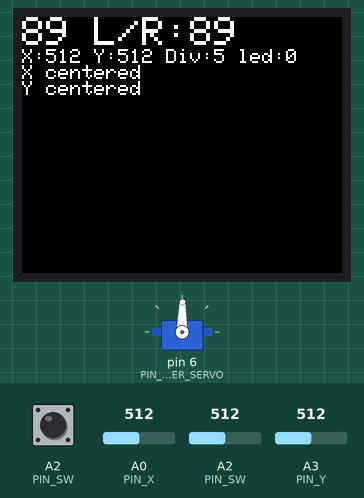
Recording of a sketch running on a simulated Arduino Uno, built with avr-gcc and run on an emulated ATmega328P. Parts: 160×128 colour display, servo. The inputs (shaded band) are chosen by the test bench; at power-on: A3 (PIN_Y) = 512, A0 (PIN_X) = 512, A2 (PIN_SW) LOW, A2 (PIN_SW) = 512. What the sketch prints to the serial monitor is not drawn.

Above: at 1.3 s.
1.4 s: A3 (PIN_Y) set to 716
At 2.1 s:
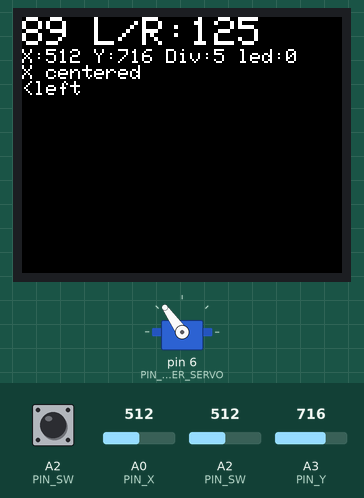
3.1 s: A3 (PIN_Y) set to 0
At 4.5 s:
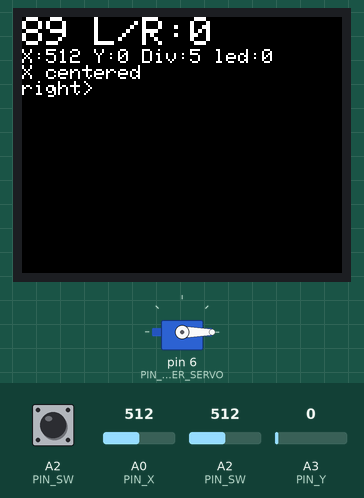
4.8 s: A0 (PIN_X) set to 482
At 5.7 s:
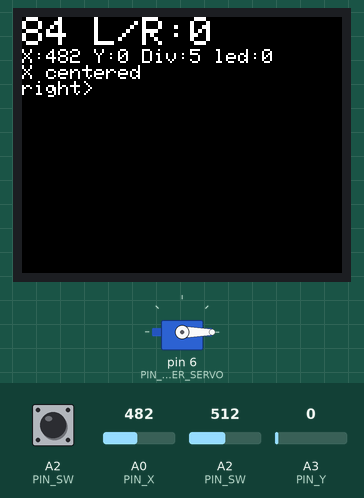
6.5 s: A0 (PIN_X) set to 466
At 7.9 s:
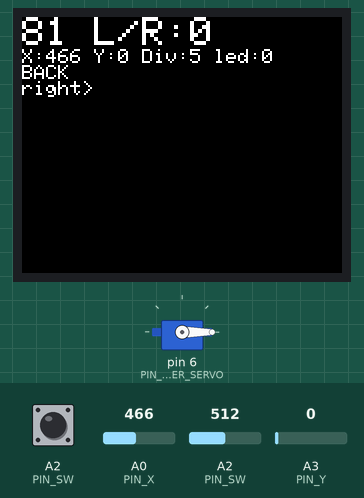
8.3 s: A3 (PIN_Y) set to 122
At 9.7 s:
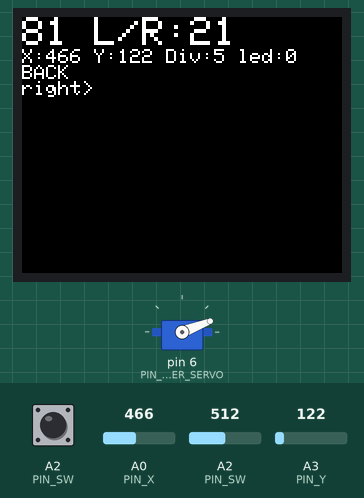
10.0 s: A3 (PIN_Y) set to 1023
At 10.6 s:
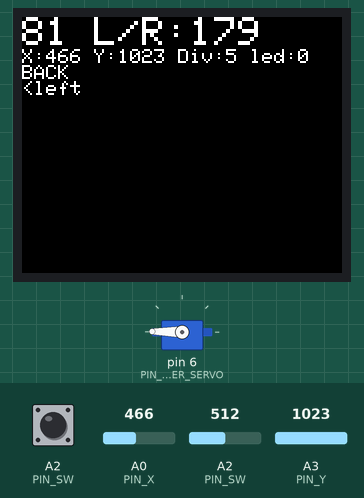
Timing chart, 0 to 12.7 s (numbered marks = the images above; inputs shaded):
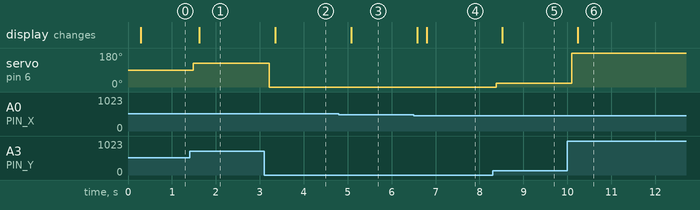

Measured:
- the behaviour switches between 475 and 474 on A0 (PIN_X) (found by bisection; images 3 and 4)
- after the input at 1.4 s, servo on pin 6 (PIN_STEER_SERVO): 89° → 125° after 0.08 s; the display: changes after 0.22 s (image 1)
- after the input at 3.1 s, servo on pin 6 (PIN_STEER_SERVO): 125° → 0° after 0.12 s; the display: changes after 0.25 s (image 2)
- after the input at 4.8 s, the display: changes after 0.28 s (image 3)
- after the input at 6.5 s, the display: first changes after 0.09 s (image 4 shows a later state)
- after the input at 8.3 s, servo on pin 6 (PIN_STEER_SERVO): 0° → 21° after 0.08 s; the display: changes after 0.22 s (image 5)
- after the input at 10.0 s, servo on pin 6 (PIN_STEER_SERVO): 21° → 179° after 0.10 s; the display: changes after 0.24 s (image 6)

The sketch:

transmitter.ino
```cpp
//ST7735 LCD library
#include <Adafruit_GFX.h>    // Core graphics library
#include <Adafruit_ST7735.h> // Hardware-specific library
#include <SPI.h>

//LCD pin cs   10
//LCD pin dc   9
//LCD pin rst  8
//Using hardware SPI pins for max speed
Adafruit_ST7735 tft = Adafruit_ST7735(); //Library was optimized for max speed, sources available here: https://github.com/Artem-Mamchych/Adafruit-ST7735-Library
#define LCD_REFRESH_INTERVAL 200
unsigned long currentFrameMillis, previousFrameMillis = 0;
int width, height;
int graph_pos = 0;

//Other code
//#define PIN_LED 13
//int ledState = LOW;
long previousMillis = 0;

#define PIN_X A0
#define PIN_Y A3
#define PIN_SW A2 //Joystick button
long lastDebounceTime = 0; // the last time the output pin was toggled
#define DEBOUNCE_DELAY 150  // the debounce time; increase if the output flickers
int joystickButtonState = 0;
int lastJoystickButtonState = LOW; // the previous reading from the input pin

#define PIN_STEER_SERVO 6

#define ADC_SAMPLES 4 //how many samples to take and average ADC readings
int samples[ADC_SAMPLES];

#define BACK_DELAY_INTERVAL 1000
#define FRONT 1
#define BACK 0
int throttleState = FRONT;
int previousSteerValue = 0;

#include <Servo.h>
Servo myservo;

int steer, throttle;
int prev_steer, prev_throttle;

#define NUMBER_ACCELERATION_SEPEEDLITITS 5
int steerValue, accelValue, accelLimit = NUMBER_ACCELERATION_SEPEEDLITITS, ledState;
int prev_steerValue, prev_accelValue, prev_accelLimit, prev_ledState;

#define SERIAL_DEBUG 1

void setup() {
  //LCD init
  tft.initR(INITR_BLACKTAB);   // initialize a ST7735S chip, LCD controller
  tft.fillScreen(ST7735_BLACK);
  tft.setRotation(3);
  width = tft.width();
  height = tft.height();

  //Pins setup
//  pinMode(PIN_LED, OUTPUT);
  pinMode(PIN_SW, INPUT);
  myservo.attach(PIN_STEER_SERVO);

  #ifdef SERIAL_DEBUG
  Serial.begin(9600);
  #endif
}

void handleJoystickButtonPress() {
  // read the state of the switch into a local variable:
  int reading = digitalRead(PIN_SW);
    #ifdef SERIAL_DEBUG
    Serial.print("DigitalRead(PIN_SW)=");
    Serial.print(reading);

    int reading2 = analogRead(PIN_SW);
    Serial.print(" analogRead(PIN_SW)=");
    Serial.println(reading2);
    #endif

  // check to see if you just pressed the button (i.e. the input went from LOW to HIGH),  and you've waited
  // long enough since the last press to ignore any noise:

  // If the switch changed, due to noise or pressing:
  if (reading != lastJoystickButtonState) {
    // reset the debouncing timer
    lastDebounceTime = millis();
  }

  if ((millis() - lastDebounceTime) > DEBOUNCE_DELAY) {
    // whatever the reading is at, it's been there for longer
    // than the debounce delay, so take it as the actual current state:

    // if the button state has changed:
    if (reading != joystickButtonState) {
      joystickButtonState = reading;

      // only toggle the LED if the new button state is LOW
      if (joystickButtonState == LOW) {
        --accelLimit;
        #ifdef SERIAL_DEBUG
        Serial.print("accelLimit=");
        Serial.print(accelLimit);
        Serial.print(" ");
        Serial.println(" ");
        #endif

        if (accelLimit <= 0) {
          #ifdef SERIAL_DEBUG
            Serial.println("Reset to NUMBER_ACCELERATION_SEPEEDLITITS ");
          #endif
          accelLimit = NUMBER_ACCELERATION_SEPEEDLITITS;
        }

        if (joystickButtonState == LOW) {
          ledState = !ledState;
        }
      }
    }
  }

  // save the reading.  Next time through the loop,
  // it'll be the lastButtonState:
  lastJoystickButtonState = reading;
}

int smoothAnalogRead(int pin) {
  uint8_t i;
   // take N samples in a row, with a slight delay
  for (i=0; i < ADC_SAMPLES; i++) {
    samples[i] = analogRead(pin);
    delay(10); //this small pause is needed between reading analog pins, otherwise we get the same value twice
  }

  // average all the samples out
  int average = 0;
  for (i=0; i< ADC_SAMPLES; i++) {
    average += samples[i];
  }
  average /= ADC_SAMPLES;
  return average;
}

void loop() {
  handleJoystickButtonPress();
  throttle = smoothAnalogRead(PIN_X);
//  int maxThrottleWithLimit = 1023;
//  if (throttle != 0) {
//    throttle /= accelLimit; //Limits maximum speed. This limit can be turned off or set to value from 1 to 5.
//    maxThrottleWithLimit /= accelLimit;
//  }

//  int minPwm = 0 + 90
//  int maxPwm = 179 - 90

  accelValue = map(throttle, 0, 1023, 0, 179);

  steer = smoothAnalogRead(PIN_Y);
  steerValue = map(steer, 0, 1023, 0, 179);

  if (throttleState == FRONT && throttle > 525) {
    throttleState = BACK;
//    #ifndef SERIAL_DEBUG Serial.print(" Running backward"); #endif
//    delay(BACK_DELAY_INTERVAL);
//    #ifndef SERIAL_DEBUG Serial.print(" NOW"); #endif
  } else {
    throttleState = FRONT;
  }

  if (steer > 475 && steer < 525) {
//    Serial.print(" Y centered");
    if (previousSteerValue != steerValue) {
      previousSteerValue = steerValue;
//      myservo.attach(PIN_STEER_SERVO);
    Serial.print("Y centered myservo.write=");
    Serial.println(steerValue);
      myservo.write(steerValue);
      delay(20);
//      myservo.detach();
    }
  } else {
//    myservo.attach(PIN_STEER_SERVO);
    Serial.print("myservo.write=");
    Serial.println(steerValue);
    myservo.write(steerValue);
    delay(20);
//    myservo.detach();
  }

  unsigned long currentMillis = millis();
  if(currentMillis - previousMillis > LCD_REFRESH_INTERVAL) {
    previousMillis = currentMillis;

//    if (ledState == LOW)
//      ledState = HIGH;
//    else
//      ledState = LOW;
//
//      digitalWrite(PIN_LED, ledState);

      //LCD thread
      tftDrawFrame();
  }
}

void tftDrawFrame() {
  //Clean-up previous frame
  tft.setCursor(0, 0);
  if (graph_pos >= width) { //If at the edge of the window, go back to the beginning:
    tft.fillScreen(ST7735_BLACK);
    graph_pos = 1;
  } else {
    tft.setTextColor(ST7735_BLACK);

    tftPrintDbgInfo(false);
  }

  //Draw new frame
  tft.setCursor(0, 0);
  tftPrintDbgInfo(true);
}

inline void tftPrintDbgInfo(boolean useColor) { //useColor = false used only in clean LCD function
  if (useColor) {
    prev_steerValue = steerValue;
    prev_accelValue = accelValue;
    prev_steer = steer;
    prev_throttle = throttle;
    prev_accelLimit = accelLimit;
    prev_ledState = ledState;
  }

  if (useColor) tft.setTextColor(ST7735_WHITE);
  tft.setTextSize(2);
  tft.print(prev_accelValue); tft.print(" L/R:"); tft.println(prev_steerValue);
  tft.setTextSize(1);
  tft.print("X:"); tft.print(prev_throttle); tft.print(" Y:"); tft.print(prev_steer); tft.print(" Div:"); tft.print(prev_accelLimit);
  tft.print(" led:"); tft.println(prev_ledState);

  if (prev_throttle > 475 && prev_throttle < 525) {
    tft.println("X centered");
  }
  if (prev_steer > 475 && prev_steer < 525) {
    tft.println("Y centered");
  }

//  if (throttleState == BACK) {
  if (prev_throttle < 475) {
    tft.println("BACK");
  }

  if (prev_steer > 525) {
    tft.println("<left");
  }
  if (prev_steer < 475) {
    tft.println("right>");
  }
}
```
